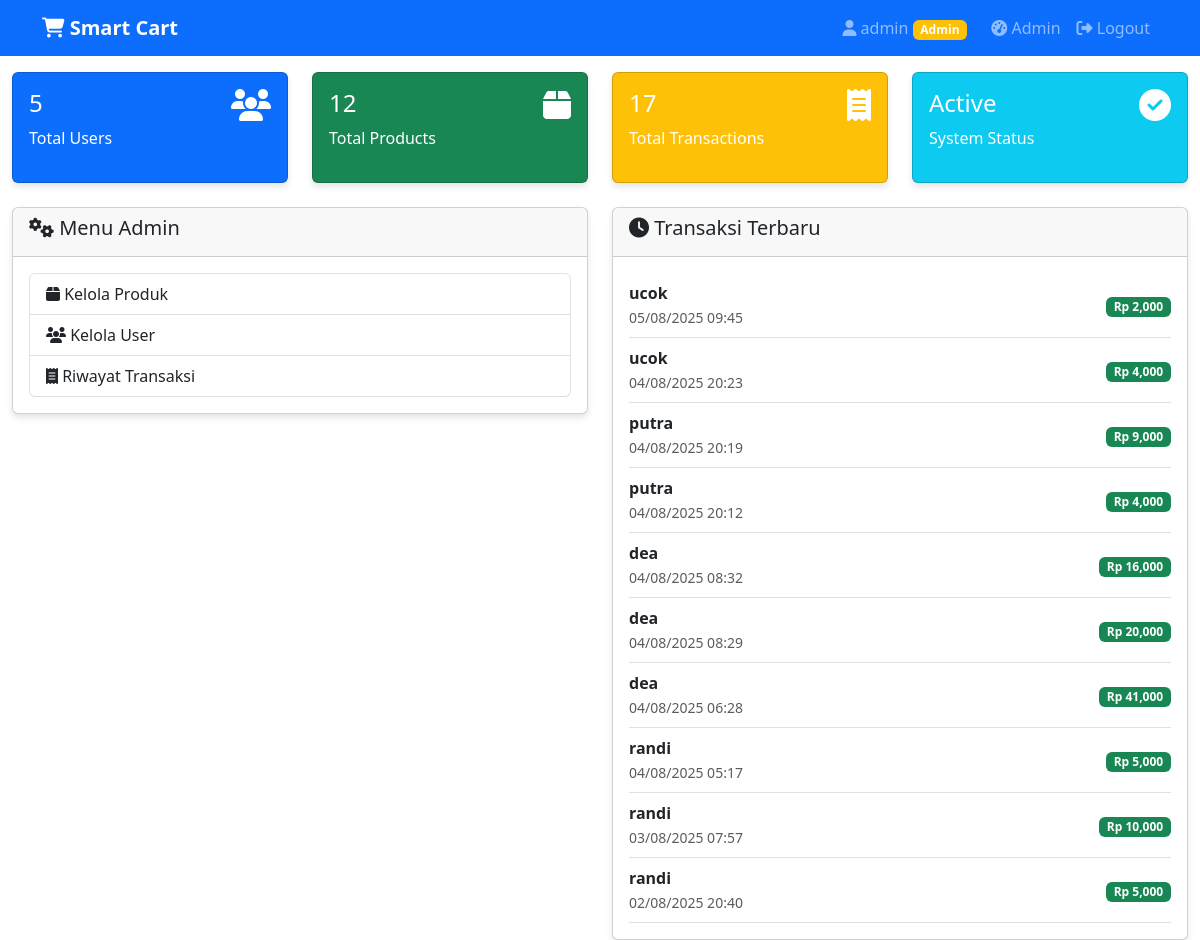
The page /admin (signed in) on the database its author committed.
### app.py (models this page shows)
class Transaction(db.Model):
    id = db.Column(db.Integer, primary_key=True)
    user_id = db.Column(db.Integer, db.ForeignKey('user.id'), nullable=False)
    cart_id = db.Column(db.Integer, db.ForeignKey('cart.id'), nullable=False)
    total_amount = db.Column(db.Float, nullable=False)
    payment_method = db.Column(db.String(50), nullable=False)
    status = db.Column(db.String(20), default='pending')  # 'pending', 'completed', 'cancelled'
    created_at = db.Column(db.DateTime, default=lambda: datetime.now(timezone.utc))
    user = db.relationship('User', backref='transactions')
    cart = db.relationship('Cart', backref='transaction')

class User(db.Model):
    id = db.Column(db.Integer, primary_key=True)
    username = db.Column(db.String(80), unique=True, nullable=False)
    email = db.Column(db.String(120), unique=True, nullable=False)
    password_hash = db.Column(db.String(120), nullable=False)
    role = db.Column(db.String(20), default='user')  # 'user' or 'admin'
    created_at = db.Column(db.DateTime, default=lambda: datetime.now(timezone.utc))

### app.py (the view)
@app.route('/admin')
@admin_required
def admin_dashboard():
    total_users = User.query.count()
    total_products = Product.query.count()
    total_transactions = Transaction.query.count()
    recent_transactions = Transaction.query.order_by(Transaction.created_at.desc()).limit(10).all()
    send_lcd_message("Halaman admin",
                   "Admin Dashboard",
                   "Halaman admin",
                   "Panel Admin",
                   "")
    return render_template('admin_dashboard.html',
                            total_users=total_users,
                            total_products=total_products,
                            total_transactions=total_transactions,
                            recent_transactions=recent_transactions)

### app.py (called while the page is built)
def send_lcd_message(message, line1="", line2="", line3="", line4=""):
    global current_lcd_status
    try:
        current_lcd_status = {
            'message': message,
            'line1': line1 or message,
            'line2': line2,
            'line3': line3,
            'line4': line4,
            'timestamp': time.time()
        }
        lcd_message_queue.append(current_lcd_status.copy())
        logging.info(f"LCD Message updated: {message}")
        logging.info(f"Line1: {line1}, Line2: {line2}")
    except Exception as e:
        logging.error(f"Error updating LCD message: {e}")

def admin_required(f):
    @wraps(f)
    def decorated_function(*args, **kwargs):
        if 'user_id' not in session:
            flash('Silakan login terlebih dahulu.', 'warning')
            return redirect(url_for('login'))
        user = db.session.get(User, session['user_id'])
        if not user or user.role != 'admin':
            flash('Akses ditolak. Anda bukan administrator.', 'danger')
            return redirect(url_for('dashboard'))
        return f(*args, **kwargs)
    return decorated_function

### templates/admin_dashboard.html (shortened to what this page needs)
{% extends "base.html" %}
{% block content %}
<div class="row mt-3">
    <div class="col-md-3">
        <div class="card bg-primary text-white">
            <div class="card-body">
                <div class="d-flex justify-content-between">
                    <div>
                        <h4>{{ total_users }}</h4>
                        <p>Total Users</p>
                    </div>
                    <div>
                        <i class="fas fa-users fa-2x"></i>
                    </div>
                </div>
            </div>
        </div>
    </div>
    <div class="col-md-3">
        <div class="card bg-success text-white">
            <div class="card-body">
                <div class="d-flex justify-content-between">
                    <div>
                        <h4>{{ total_products }}</h4>
                        <p>Total Products</p>
                    </div>
                    <div>
                        <i class="fas fa-box fa-2x"></i>
                    </div>
                </div>
            </div>
        </div>
    </div>
    <div class="col-md-3">
        <div class="card bg-warning text-white">
            <div class="card-body">
                <div class="d-flex justify-content-between">
                    <div>
                        <h4>{{ total_transactions }}</h4>
                        <p>Total Transactions</p>
                    </div>
                    <div>
                        <i class="fas fa-receipt fa-2x"></i>
                    </div>
                </div>
            </div>
        </div>
    </div>
    <div class="col-md-3">
        <div class="card bg-info text-white">
            <div class="card-body">
                <div class="d-flex justify-content-between">
                    <div>
                        <h4>Active</h4>
                        <p>System Status</p>
                    </div>
                    <div>
                        <i class="fas fa-check-circle fa-2x"></i>
                    </div>
                </div>
            </div>
        </div>
    </div>
</div>
<div class="row mt-4">
    <div class="col-md-6">
        <div class="card">
            <div class="card-header">
                <h5><i class="fas fa-cogs"></i> Menu Admin</h5>
            </div>
            <div class="card-body">
                <div class="list-group">
                    <a href="{{ url_for('admin_products') }}" class="list-group-item list-group-item-action">
                        <i class="fas fa-box"></i> Kelola Produk
                    </a>
                    <a href="{{ url_for('admin_users') }}" class="list-group-item list-group-item-action">
                        <i class="fas fa-users"></i> Kelola User
                    </a>
                    <a href="{{ url_for('admin_transactions') }}" class="list-group-item list-group-item-action">
                        <i class="fas fa-receipt"></i> Riwayat Transaksi
                    </a>
                </div>
            </div>
        </div>
    </div>
    <div class="col-md-6">
        <div class="card">
            <div class="card-header">
                <h5><i class="fas fa-clock"></i> Transaksi Terbaru</h5>
            </div>
            <div class="card-body">
                {% if recent_transactions %}
                    {% for transaction in recent_transactions %}
                    <div class="d-flex justify-content-between align-items-center py-2 border-bottom">
                        <div>
                            <strong>{{ transaction.user.username }}</strong><br>
                            <small class="text-muted">{{ transaction.created_at.strftime('%d/%m/%Y %H:%M') }}</small>
                        </div>
                        <div>
                            <span class="badge bg-success">Rp {{ "{:,.0f}".format(transaction.total_amount) }}</span>
                        </div>
                    </div>
                    {% endfor %}
                {% else %}
                    <p class="text-muted">Belum ada transaksi</p>
                {% endif %}
            </div>
        </div>
    </div>
</div>
{% endblock %}

### templates/base.html (style rules this page uses)
.card { box-shadow: 0 4px 6px rgba(0,0,0,0.1); }

### rows shown on the page
Transaction: total_amount "2,000"
Transaction: total_amount "4,000"
Transaction: total_amount "9,000"
Transaction: total_amount "4,000"
Transaction: total_amount "16,000"
Transaction: total_amount "20,000"
Transaction: total_amount "41,000"
Transaction: total_amount "5,000"
Transaction: total_amount "10,000"
Transaction: total_amount "5,000"

### other values the page prints
{{ session.username }} "admin"
{{ total_users }} "5"
{{ total_products }} "12"
{{ total_transactions }} "17"
